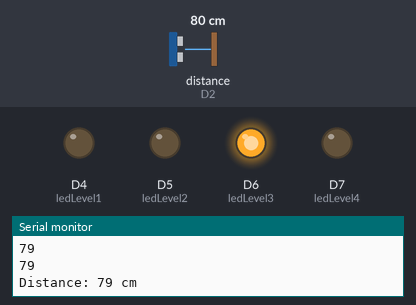
Simulated run of this sketch. Board: Particle Photon. Parts: output pins drawn as LEDs (lit = HIGH), the last lines printed to the serial monitor. Wiring (inferred from the names in the program): ultrasonic range finder: trigger D3; echo D2. Inputs (shaded band) come from the test bench; at power-on: distance to the obstacle (sensor on D2) 80 cm. The echo pulse lasts 58.3 µs per cm; pins used as bus, display or sensor lines are not drawn.

Above: at 2.2 s.
2.3 s: distance to the obstacle (sensor on D2) set to 45 cm
3.8 s: distance to the obstacle (sensor on D2) set to 38 cm
At 4.7 s:
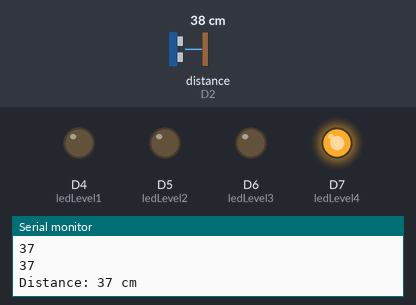
5.3 s: distance to the obstacle (sensor on D2) set to 120 cm
At 5.9 s:
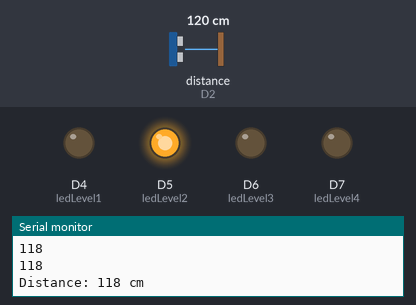
7.0 s: distance to the obstacle (sensor on D2) set to 157 cm
8.5 s: distance to the obstacle (sensor on D2) set to 166 cm
At 9.9 s:
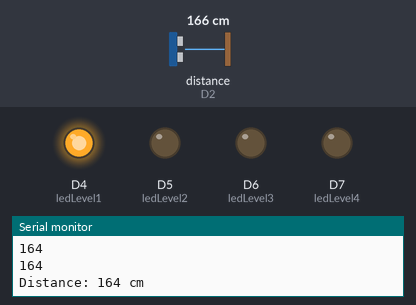
10.2 s: distance to the obstacle (sensor on D2) set to 60 cm
At 11.2 s:
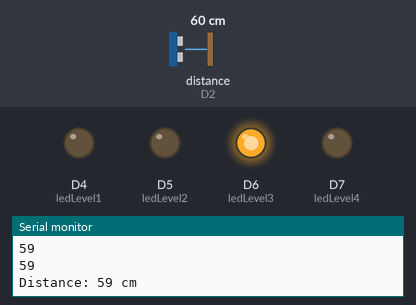
Timing chart, 0 to 12.7 s (numbered marks = the images above; inputs shaded):
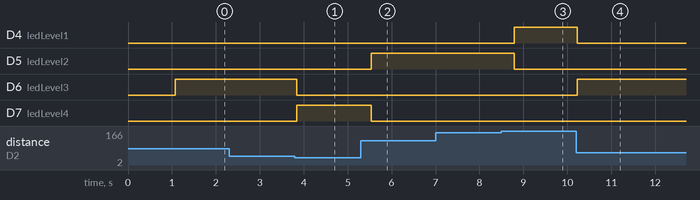

The sketch:

trainassignment.ino
```cpp
/*
  Embedded Systems Development Project 2021

  Emergency Train Braking System
  can also be called an automatic train braking system

  Works by detecting a potential hazard and slowing down safely
  to prevent damage and injury to people and objects inside and
  outside of the train.

  Mitchell Ross Burcheri - 220206872
*/

// The following line is optional, but it allows your code to run
// even when not cloud connected
SYSTEM_THREAD(ENABLED);

// defining led pins
const int ledLevel4 = D7; // red led aka risk 4
const int ledLevel3 = D6; // orange led aka risk 3
const int ledLevel2 = D5; // yellow led aka risk 2
const int ledLevel1 = D4; // green led aka risk 1

// defining ultrasonic sensor trigger and echo pins
const int trigPin = D3;
const int echoPin = D2;
// create duration and distance variable for ultrasonic sensor readings
long duration; // variable for the duration of sound wave travel
int distance; // variable for the distance measurement

// Was going to use a buzzer but it would delay the sensor readings
//const int buzzer = -1; //buzzer. Set buzzer to 9 for arduino pin 9
// I have removed all other buzzer code

// create an array for comparing ultrasonic distance readings
const int arraySize = 15;// array size (CHANGEABLE)
int distanceCheckingArray[arraySize]; // set the size of array

int riskLevel = 0; // variable for recording the level of risk
// 1 for light risk
// 2 for medium risk
// 3 for high risk
// 4 for serious risk
// 5 for has had a collision and was too late to break in time safely

// risk zone ranges (only for testing purposes) (CHANGEABLE)
const int riskRange1 = 160; // 1.6m
const int riskRange2 = 90; // 0.9m
const int riskRange3 = 40; // 0.4m

void setup() {
  // Booting up the system
  Serial.println("Emergancy braking system booting...");
  Serial.begin(9600); // // serial communication at 9600 baudrate
  pinMode(trigPin, OUTPUT); // setting trigger pin as output pin
  pinMode(echoPin, INPUT); // setting echo pin uses as input pin
  pinMode(ledLevel4, OUTPUT); // setting led as output pin
  pinMode(ledLevel3, OUTPUT); // setting led as output pin
  pinMode(ledLevel2, OUTPUT); // setting led as output pin
  pinMode(ledLevel1, OUTPUT); // setting led as output pin
  digitalWrite(ledLevel4, LOW); // setting led to off
  digitalWrite(ledLevel3, LOW); // setting led to off
  digitalWrite(ledLevel2, LOW); // setting led to off
  digitalWrite(ledLevel1, LOW); // setting led to off

  // creating riskLevel and distance as viewable variables on the particle console
  Particle.variable("riskLevel", riskLevel);
  Particle.variable("distance", distance);

  Serial.println("...Running");
  delay(1000); // delay 1 second
}
void loop() {
  scan(); // checks the distance using the ultrasonic sensor
  assignRiskLevel(); // determines the level of risk
  triggerIFTTT(); // runs the code to trigger an IFTTT integration
  delay(100); // 0.1 seconds works well (CHANGEABLE)
}


void scan() { // checks the distance using the ultrasonic sensor
  int i = 0;
  for (i; i < arraySize; ++i) { // run the for loop depending on the arraySize
    digitalWrite(trigPin, LOW); // turn the trig pin off
    delayMicroseconds(2);// wait 2 micro seconds
    digitalWrite(trigPin, HIGH); // turn the trig pin on
    delayMicroseconds(10); // leave trig pin on for 10 micro seconds
    digitalWrite(trigPin, LOW);  // turn the trig pin off
    duration = pulseIn(echoPin, HIGH); // read the sound wave travel time in microseconds using the echo pin
    distance = duration * 0.034 / 2; // calculate the distance by the speed of sound wave divided by 2 (out and back)
    distanceCheckingArray[i] = distance; // add the distance to the array
  }
  int n = sizeof(distanceCheckingArray) / sizeof(distanceCheckingArray[0]); // accurate size of the arry
  quickSort(distanceCheckingArray, 0, n - 1); // perform a quicksort using a recursion function

  // display the array sorted in the serial output (for debugging/testing)
  for (int j = 0; j < arraySize; j++)
  {
    Serial.println(distanceCheckingArray[j]);
  }

  distance = distanceCheckingArray[2]; // make the distance the 3 closest reading removes a bad reading
  // display the actual distance (for debugging/testing)
  Serial.print("Distance: ");
  Serial.print(distance);
  Serial.println(" cm");
}


void assignRiskLevel() { // determines the level of risk
  if (distance < riskRange3 && riskLevel < 3) { // risk 5
    riskLevel = 5;
    riskLevel5();
  }
  else if (distance >= riskRange1) { // risk 1
    riskLevel = 1;
    riskLevel1();
  }
  else if (distance < riskRange1 && distance >= riskRange2) { // risk 2
    riskLevel = 2;
    riskLevel2();
  }
  else if (distance < riskRange2 && distance >= riskRange3) { // risk 3
    riskLevel = 3;
    riskLevel3();
  }
  else if (distance < riskRange3 && distance >= 0) { // risk 4
    riskLevel = 4;
    riskLevel4();
  }
  else { // if less than 0 turn all LEDs on to show there is a problem
    allOn(); // turn all leds on
  }
}

void riskLevel1() { // risk 1 only turn ledLevel1 on
  digitalWrite(ledLevel4, LOW);
  digitalWrite(ledLevel3, LOW);
  digitalWrite(ledLevel2, LOW);
  digitalWrite(ledLevel1, HIGH);
}
void riskLevel2() { // risk 2 only turn ledLevel2 on
  digitalWrite(ledLevel4, LOW);
  digitalWrite(ledLevel3, LOW);
  digitalWrite(ledLevel2, HIGH);
  digitalWrite(ledLevel1, LOW);
}
void riskLevel3() { // risk 3 only turn ledLevel3 on
  digitalWrite(ledLevel4, LOW);
  digitalWrite(ledLevel3, HIGH);
  digitalWrite(ledLevel2, LOW);
  digitalWrite(ledLevel1, LOW);
}
void riskLevel4() { // risk 4 only turn ledLevel4 on
  digitalWrite(ledLevel4, HIGH);
  digitalWrite(ledLevel3, LOW);
  digitalWrite(ledLevel2, LOW);
  digitalWrite(ledLevel1, LOW);
}
void riskLevel5() { // risk 5 blink ledLevel4 five times
  Serial.println("Risk level 5");
  int i;
  for (i = 0; i < 5; ++i) {
    riskLevel4(); // risk 5 uses ledLevel4
    delay(200);
    allOff(); // turn all leds off
    delay(200);
  }
  riskLevel4(); // keep ledLevel4 on

}
void allOn() { // turn all leds on
  digitalWrite(ledLevel4, HIGH);
  digitalWrite(ledLevel3, HIGH);
  digitalWrite(ledLevel2, HIGH);
  digitalWrite(ledLevel1, HIGH);
}
void allOff() { // turn all leds off
  digitalWrite(ledLevel4, LOW);
  digitalWrite(ledLevel3, LOW);
  digitalWrite(ledLevel2, LOW);
  digitalWrite(ledLevel1, LOW);
}

// Got the quicksort code from https://www.geeksforgeeks.org/selection-sort/
// Used this sort because it is the fastest sort and that is needed for
// fast accurate readings. Especially for a train.
void swap(int* a, int* b) { // takes two values a and b then swaps them
  // the stars change the values input into the function
  int t = *a; // temporary t become a
  *a = *b; // a become b
  *b = t; // b becomes temporary t
}

/* The main function that implements QuickSort
  arr[] --> Array to be sorted,
  low --> Starting index,
  high --> Ending index */
void quickSort(int arr[], int low, int high) {
  if (low < high) {
    /* pi is partitioning index, arr[p] is now
      at right place */
    int pi = partition(arr, low, high);

    // Separately sort elements before
    // partition and after partition
    quickSort(arr, low, pi - 1);
    quickSort(arr, pi + 1, high);
  }
}

/* This function takes last element as pivot, places
  the pivot element at its correct position in sorted
  array, and places all smaller (smaller than pivot)
  to left of pivot and all greater elements to right
  of pivot */
int partition (int arr[], int low, int high) {
  int pivot = arr[high]; // pivot
  int i = (low - 1); // Index of smaller element and indicates the right position of pivot found so far

  for (int j = low; j <= high - 1; j++) {
    // If current element is smaller than the pivot
    if (arr[j] < pivot) {
      i++; // increment index of smaller element
      swap(&arr[i], &arr[j]);
    }
  }
  swap(&arr[i + 1], &arr[high]);
  return (i + 1);
}

void triggerIFTTT() { // runs the code to trigger an IFTTT integration
  // publishes events on the particle console
  Particle.publish("Risk Level: ", String(riskLevel), PRIVATE);
  Particle.publish("Distance: ", String(distance), PRIVATE);
  if (riskLevel == 5) {
    // if a risk level of 5 is detected an alert event is sent to the particle console
    Particle.publish("Alert:", "risk5alert", PRIVATE);
    /* from there the IFTTT applet subscribes to the "Alert:" event and when it is set to
      "risk5alert" an email will be sent to the set email address in the applet*/
  }
}
```

Measured:
- the behaviour switches between 41 and 40 cm on distance to the obstacle (sensor on D2) (found by bisection; images 0 and 1)
- the behaviour switches between 161 and 162 cm on distance to the obstacle (sensor on D2) (found by bisection; images 2 and 3)
- after the input at 3.8 s, D6 (ledLevel3): HIGH → LOW at once; D7 (ledLevel4): LOW → HIGH at once
- after the input at 5.3 s, D5 (ledLevel2): LOW → HIGH after 0.24 s; D7 (ledLevel4): HIGH → LOW after 0.24 s
- after the input at 8.5 s, D4 (ledLevel1): LOW → HIGH after 0.29 s; D5 (ledLevel2): HIGH → LOW after 0.29 s
- after the input at 10.2 s, D4 (ledLevel1): HIGH → LOW at once; D6 (ledLevel3): LOW → HIGH at once
